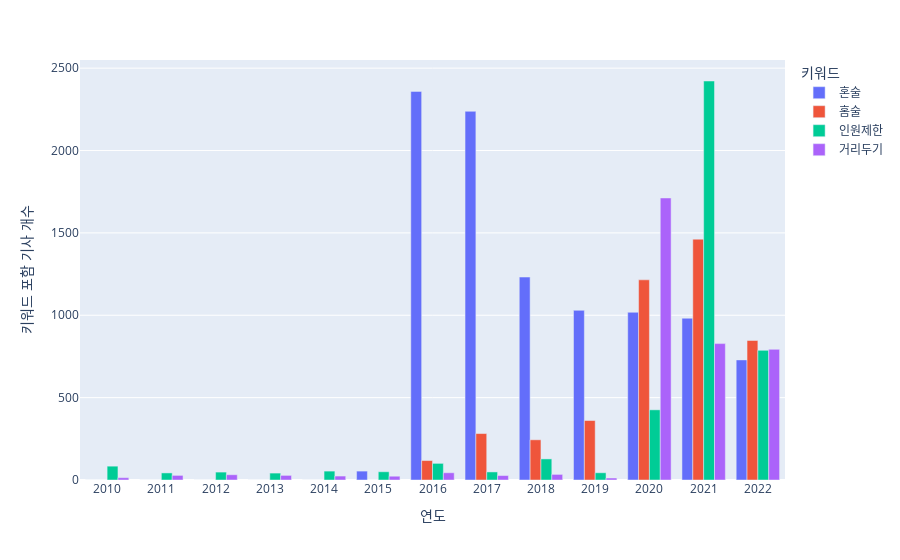

The notebook cell this image was saved under:
### Code cell
import plotly.express as px

fig=px.bar(keyword, barmode="group")
fig.update_xaxes(title_text='연도', dtick=1)
fig.update_yaxes(title_text='키워드 포함 기사 개수')
fig.update_layout(legend_title='키워드')
fig.show()

### Figure 1 — Plotly figure (JSON) as saved in the notebook; plotly's stock layout.template omitted (floating-point values rounded to 4 significant figures)
{"data": [{"alignmentgroup": "True", "hovertemplate": "variable=혼술<br>date=%{x}<br>value=%{y}<extra></extra>", "legendgroup": "혼술", "marker": {"color": "#636efa", "pattern": {"shape": ""}}, "name": "혼술", "offsetgroup": "혼술", "orientation": "v", "showlegend": true, "textposition": "auto", "type": "bar", "x": [2010, 2011, 2012, 2013, 2014, 2015, 2016, 2017, 2018, 2019, 2020, 2021, 2022], "xaxis": "x", "y": [0, 0, 0, 0, 0, 54, 2359, 2238, 1232, 1030, 1018, 982, 729], "yaxis": "y"}, {"alignmentgroup": "True", "hovertemplate": "variable=홈술<br>date=%{x}<br>value=%{y}<extra></extra>", "legendgroup": "홈술", "marker": {"color": "#EF553B", "pattern": {"shape": ""}}, "name": "홈술", "offsetgroup": "홈술", "orientation": "v", "showlegend": true, "textposition": "auto", "type": "bar", "x": [2010, 2011, 2012, 2013, 2014, 2015, 2016, 2017, 2018, 2019, 2020, 2021, 2022], "xaxis": "x", "y": [0, 0, 0, 0, 0, 0, 118, 282, 244, 361, 1215, 1462, 847], "yaxis": "y"}, {"alignmentgroup": "True", "hovertemplate": "variable=인원제한<br>date=%{x}<br>value=%{y}<extra></extra>", "legendgroup": "인원제한", "marker": {"color": "#00cc96", "pattern": {"shape": ""}}, "name": "인원제한", "offsetgroup": "인원제한", "orientation": "v", "showlegend": true, "textposition": "auto", "type": "bar", "x": [2010, 2011, 2012, 2013, 2014, 2015, 2016, 2017, 2018, 2019, 2020, 2021, 2022], "xaxis": "x", "y": [84, 43, 48, 42, 54, 50, 101, 49, 128, 44, 426, 2422, 787], "yaxis": "y"}, {"alignmentgroup": "True", "hovertemplate": "variable=거리두기<br>date=%{x}<br>value=%{y}<extra></extra>", "legendgroup": "거리두기", "marker": {"color": "#ab63fa", "pattern": {"shape": ""}}, "name": "거리두기", "offsetgroup": "거리두기", "orientation": "v", "showlegend": true, "textposition": "auto", "type": "bar", "x": [2010, 2011, 2012, 2013, 2014, 2015, 2016, 2017, 2018, 2019, 2020, 2021, 2022], "xaxis": "x", "y": [14, 28, 32, 28, 24, 23, 44, 27, 34, 12, 1712, 828, 793], "yaxis": "y"}], "layout": {"barmode": "group", "legend": {"title": {"text": "키워드"}, "tracegroupgap": 0}, "margin": {"t": 60}, "xaxis": {"anchor": "y", "domain": [0, 1], "dtick": 1, "title": {"text": "연도"}}, "yaxis": {"anchor": "x", "domain": [0, 1], "title": {"text": "키워드 포함 기사 개수"}}}}
